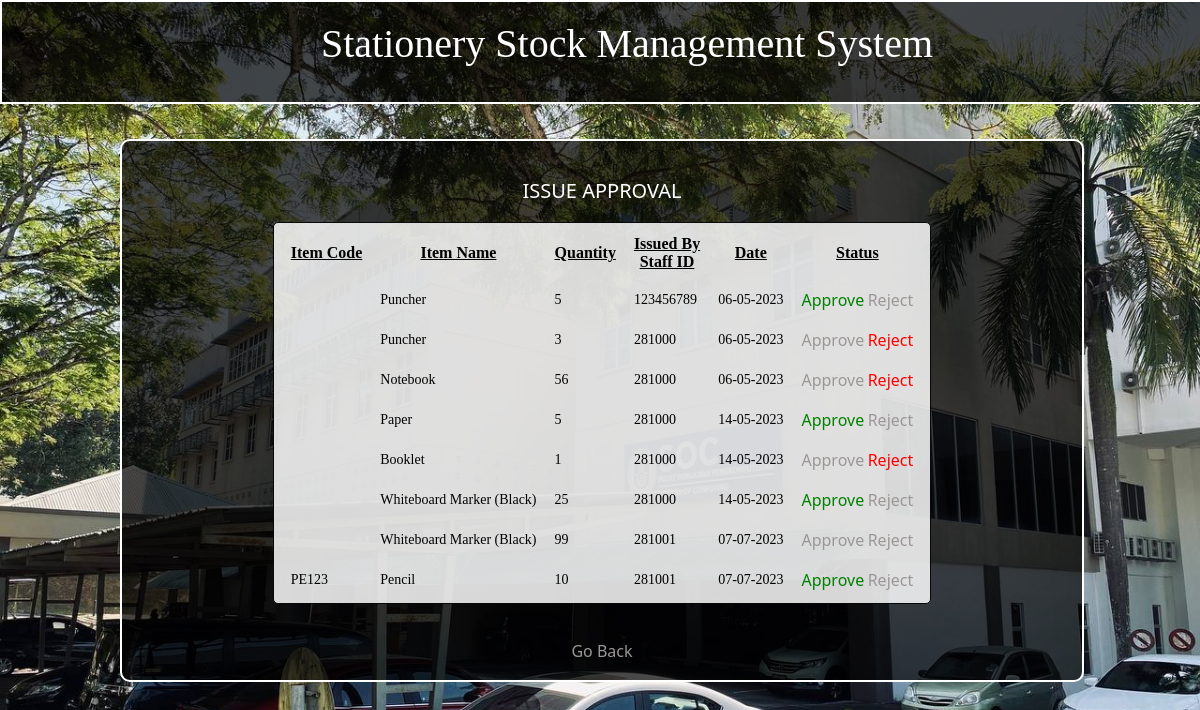
/issue.php (signed in), run on the app's committed database.
### tables this page shows
CREATE TABLE `issue` (
  `id` int(255) NOT NULL,
  `item_code` varchar(255) NOT NULL,
  `name` varchar(255) NOT NULL,
  `quantity` bigint(20) NOT NULL,
  `date` varchar(255) NOT NULL,
  `status` varchar(255) NOT NULL,
  `sid` varchar(255) NOT NULL
);

### issue.php (the view, shortened to what this page needs)
<?php
include("setting.php");
?>
<!DOCTYPE html PUBLIC "-//W3C//DTD XHTML 1.0 Transitional//EN" "http://www.w3.org/TR/xhtml1/DTD/xhtml1-transitional.dtd">
<html xmlns="http://www.w3.org/1999/xhtml">
<head>
<link href="stylesheet.css" rel="stylesheet" type="text/css" />
</head>
<body>
<div id="banner">
<div align = "center">
<br />
<span class="head">Stationery Stock Management System</span><br />
</div>
<br />
<br />
<br />
<br />
<div align="center">
<div id="wrapper">
<br />
<br />
<span class="SubHead">ISSUE APPROVAL</span>
<br />
<br />
<table border="0" class="table" cellpadding="6" cellspacing="6">
<tr class="labels" style="text-decoration:underline;"><th>Item Code</th><th>Item Name</th><th>Quantity</th><th>Issued By<br>Staff ID</th><th>Date</th><th>Status</th></tr>
<?php
$x=mysqli_query($set,"SELECT * FROM issue");
while($y=mysqli_fetch_array($x))
{
?>
<tr class="labels" style="font-size:14px;"><td><?php echo $y['item_code'];?></td><td><?php echo $y['name'];?></td><td><?php echo $y['quantity'];?></td><td><?php echo $y['sid'];?></td>
<td><?php echo $y['date'];?></td><td>
<a href="approve.php?r=<?php echo $y['id']."&a=1&qty=".$y['quantity']."&item=".$y['name'];?>" class="link" style="<?php if($y['status'] == "Approved") { echo "color:green;"; }?>">Approve</a>
	<a href="approve.php?r=<?php echo $y['id']."&a=2&qty=".$y['quantity']."&item=".$y['name'];?>" class="link" style="<?php if($y['status'] == "Rejected") { echo "color:red;"; }?>">Reject</a>
</td>
</tr>
<?php
}
?>
</table><br />
<br />
<a href="adminhome.php" class="link">Go Back</a>
<br />
<br />
</div>
</div>
</body>
</html>

### stylesheet.css (style rules this page uses)
body { background-image:url(images/socbg4.jpg); margin:0px; background-size: cover; background-repeat: no-repeat; height: 100vh; }
.head { font-family:"Trebuchet MS"; font-size:40px; color:#FFF; margin-left:50px; }
#banner { width:100%; height:100px; border:2px solid #FFF; background-color:rgba(0,0,0,0.7); }
#wrapper { width:80%; border-radius:10px; border:2px solid #FFF; background-color:rgba(0,0,0,0.7); }
.SubHead { font-family:"Segoe UI"; color:#FFF; font-size:20px; }
.labels { font-family:"Trebuchet MS"; font-size:16px; color:rgb(0, 0, 0); }
.table { border-radius:5px; padding:0px 5px; border:1px solid rgb(8, 8, 8); background-color:#ffffffd7; }
a.link:link { font-family:"Segoe UI";font-size:16px;color:#9b9797;text-decoration:none; }

### data on the page
issue: name "Puncher", quantity "5", sid "123456789", date "06-05-2023"
issue: name "Puncher", quantity "3", sid "281000", date "06-05-2023"
issue: name "Notebook", quantity "56", sid "281000", date "06-05-2023"
issue: name "Paper", quantity "5", sid "281000", date "14-05-2023"
issue: name "Booklet", quantity "1", sid "281000", date "14-05-2023"
issue: name "Whiteboard Marker (Black)", quantity "25", sid "281000", date "14-05-2023"
issue: name "Whiteboard Marker (Black)", quantity "99", sid "281001", date "07-07-2023"
issue: item_code "PE123", name "Pencil", quantity "10", sid "281001", date "07-07-2023"
